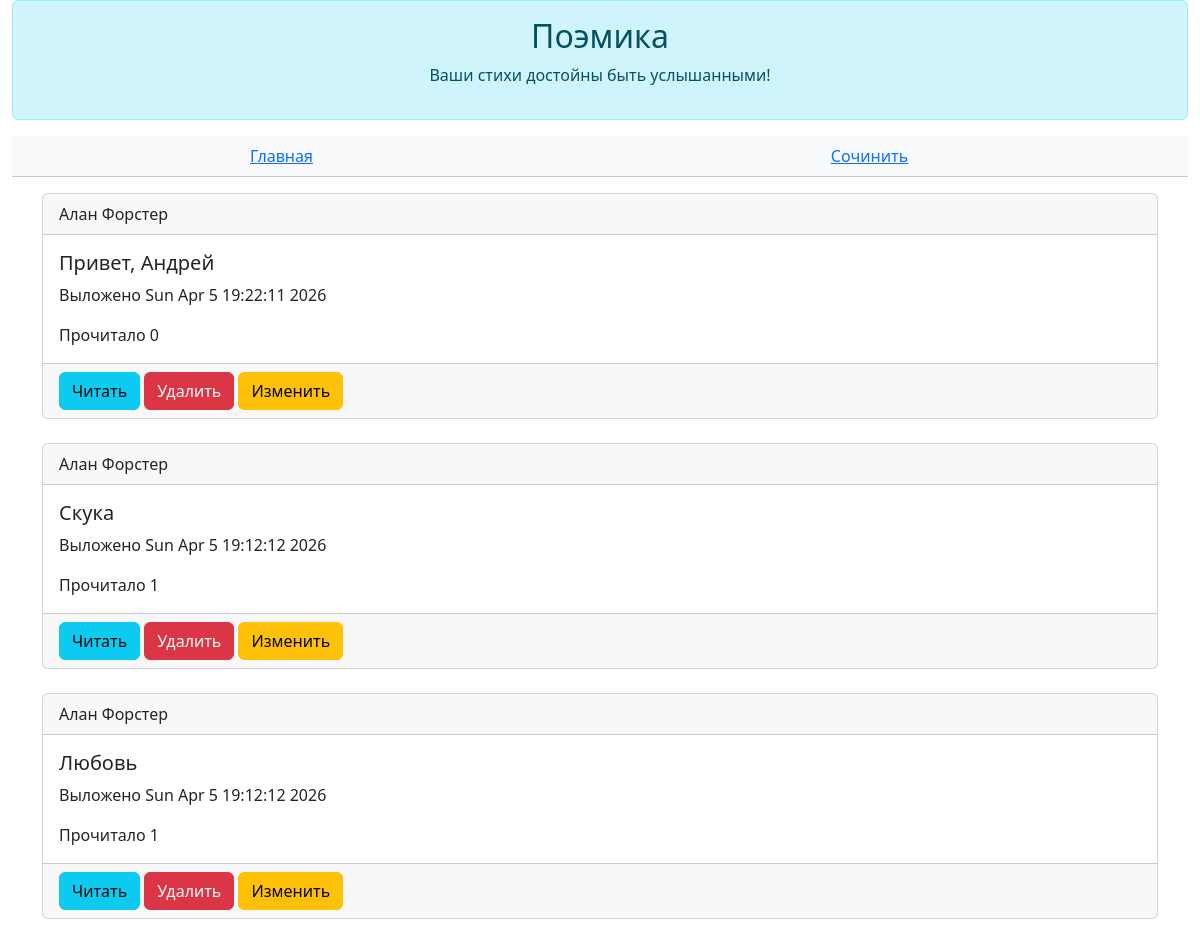
The page /poems (signed in) on the database its author committed.
### data/all_models.py (models this page shows)
class Poem(SqlAlchemyBase, SerializerMixin):
    __tablename__ = "poems"
    id = sqlalchemy.Column(sqlalchemy.Integer, primary_key=True, autoincrement=True)
    author_id = sqlalchemy.Column(sqlalchemy.Integer, sqlalchemy.ForeignKey(User.id))
    author = orm.relationship("User")
    title = sqlalchemy.Column(sqlalchemy.String(25))
    body = sqlalchemy.Column(sqlalchemy.Text)
    read_count = sqlalchemy.Column(sqlalchemy.Integer, default=0)
    is_private = sqlalchemy.Column(sqlalchemy.Boolean, default=True)
    created = sqlalchemy.Column(sqlalchemy.DateTime, default=datetime.datetime.now())

class User(SqlAlchemyBase, UserMixin, SerializerMixin):
    __tablename__ = "users"
    id = sqlalchemy.Column(sqlalchemy.Integer, primary_key=True, autoincrement=True)
    login = sqlalchemy.Column(sqlalchemy.String)
    name = sqlalchemy.Column(sqlalchemy.String, default="Неизвестный")
    email = sqlalchemy.Column(sqlalchemy.String, unique=True)
    description = sqlalchemy.Column(sqlalchemy.Text, default="Я поэт, тем и интересен")
    hashed_password = sqlalchemy.Column(sqlalchemy.String)
    poems = orm.relationship("Poem", back_populates="author")

### main.py (the view)
@poem_actions.route("/poems")
def poems():
    poems = db.query(Poem).all()
    return flask.render_template("poems.html", poems=poems[::-1], user=current_user)

### main.py (called while the page is built)
@login.user_loader
def load_user(user_id):
    return db.get(User, user_id)

### templates/poems.html (shortened to what this page needs)
{% extends 'base.html' %}
{% block _header %}
    <table class="table table-light text-center">
        <tbody>
            <tr>
                <td>
                    <a href="/">Главная</a>
                </td>
                <td>
                    <a href="/poem/create">Сочинить</a>
                </td>
            </tr>
        </tbody>
    </table>
{% endblock %}
{% block _body %}
    {% for poem in poems %}
        {% if not poem.is_private%}
            <div class="card">
                <div class="card-header">
                    {{poem.author.login}}
                </div>
                <div class="card-body">
                    <h5 class="card-title">{{poem.title}}</h5>
                    <p class="card-text">Выложено {{poem.created.ctime()}}</p>
                    <p class="card-text">Прочитало {{poem.read_count}}</p>
                </div>
                <div class="card-footer">
                    <button class="btn btn-info" onclick="location.href='/poem/read/{{poem.id}}'">Читать</button>
                    {% if poem.author == current_user %}
                        <button class="btn btn-danger" onclick="location.href='/poem/delete/{{poem.id}}'">Удалить</button>
                        <button class="btn btn-warning" onclick="location.href='/poem/update/{{poem.id}}'">Изменить</button>
                    {% endif %}
                </div>
            </div>
            <br/>
        {% endif %}
    {% endfor %}
{% endblock %}

### rows shown on the page
Poem: author.login "Алан Форстер", title "Привет, Андрей", created.ctime "Sun Apr 5 19:22:11 2026", read_count "0"
Poem: author.login "Алан Форстер", title "Скука", created.ctime "Sun Apr 5 19:12:12 2026", read_count "1"
Poem: author.login "Алан Форстер", title "Любовь", created.ctime "Sun Apr 5 19:12:12 2026", read_count "1"
